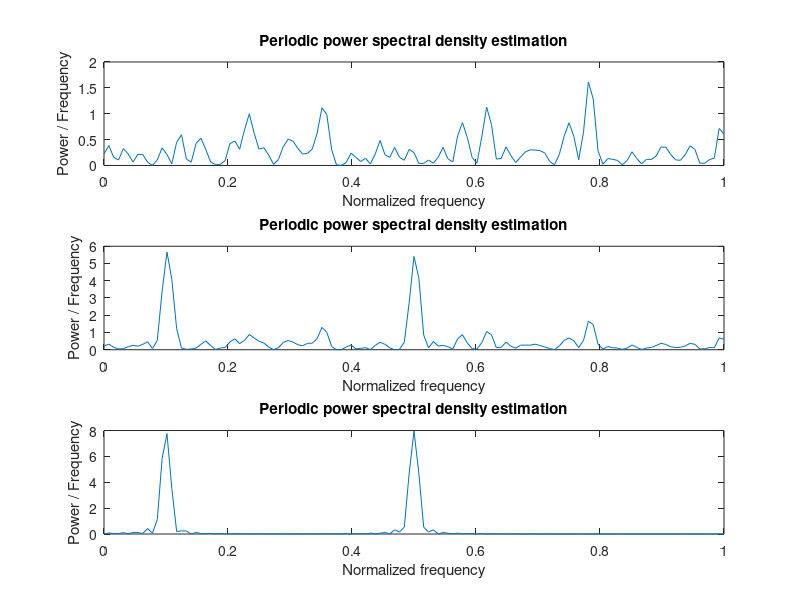

The MATLAB source for this figure:
%% clear
clc;clear;
%% Load the data
load('SinusInNoise1.mat')

subplot(311)
[pxx1,w1] = periodogram(y1);
plot(w1/pi,pxx1)

title('Periodic power spectral density estimation')
xlabel('Normalized frequency')
ylabel('Power / Frequency')

subplot(312)
[pxx2,w2] = periodogram(y2);
plot(w2/pi,pxx2)
title('Periodic power spectral density estimation')
xlabel('Normalized frequency')
ylabel('Power / Frequency')
subplot(313)
[pxx3,w3] = periodogram(y2-y1);
plot(w3/pi,pxx3)
title('Periodic power spectral density estimation')
xlabel('Normalized frequency')
ylabel('Power / Frequency')